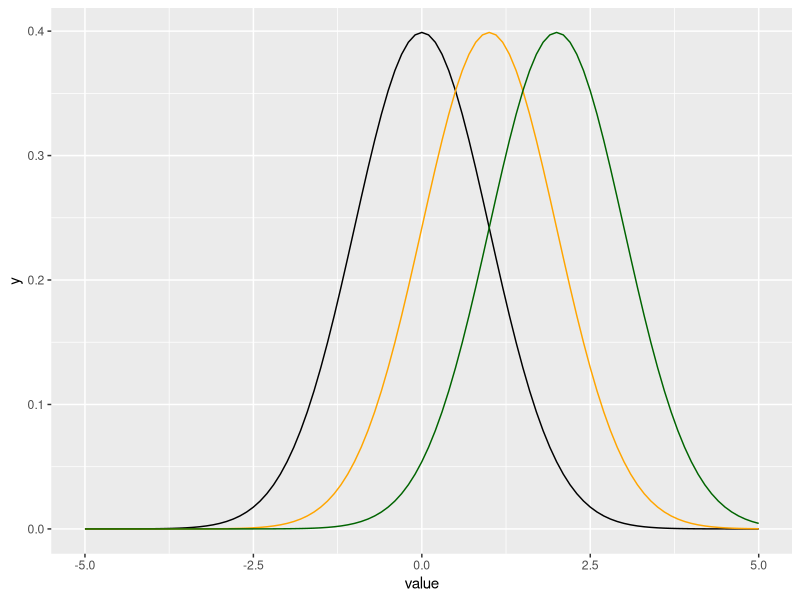
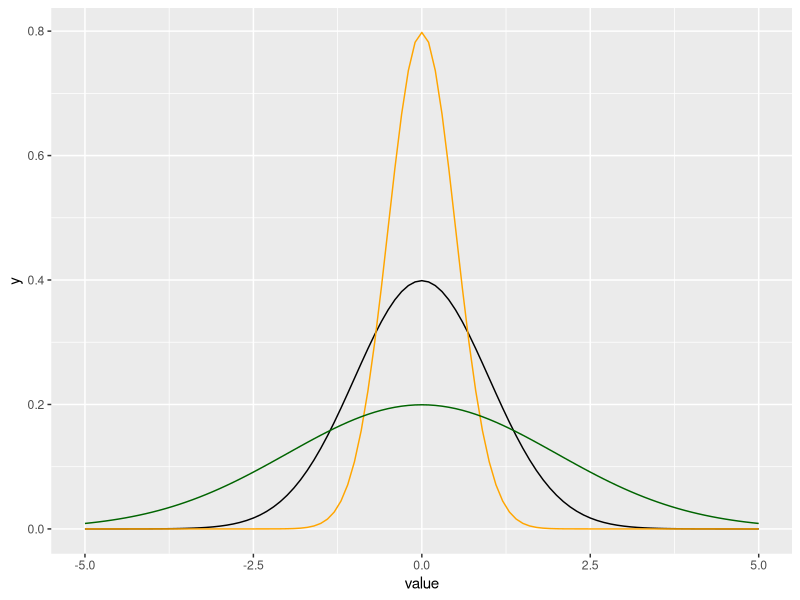
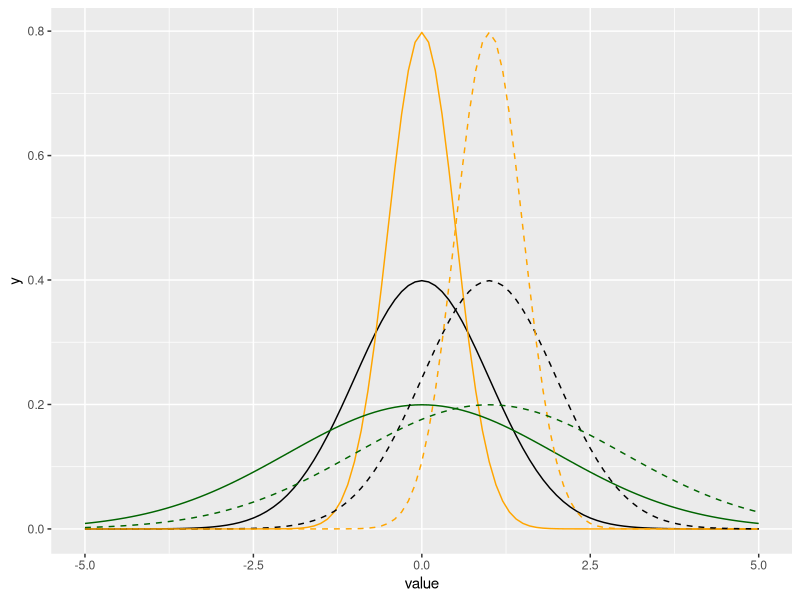

The R source for these figures, in order:
## ---- chunk 1
knitr::opts_chunk$set(echo = TRUE)
library(tidyverse)
## ---- chunk 2

theoretical.0.1<-data.frame(value=c(-5,5))
                            
g<- ggplot(theoretical.0.1, aes(x=value)) +
        stat_function(fun = dnorm,args = list(mean =0, sd = 1))+
        stat_function(fun = dnorm, colour = "orange",args = list(mean =1, sd = 1))+
        stat_function(fun = dnorm, colour = "darkgreen",args = list(mean =2, sd = 1))
g

## ---- chunk 3
g<- ggplot(theoretical.0.1, aes(x=value)) +
        stat_function(fun = dnorm,args = list(mean =0, sd = 1))+
        stat_function(fun = dnorm, colour = "orange",args = list(mean =0, sd = .5))+
        stat_function(fun = dnorm, colour = "darkgreen",args = list(mean =0, sd = 2))
g

## ---- chunk 4
g<- g+
        stat_function(fun = dnorm,args = list(mean =1, sd = 1),linetype="dashed")+
        stat_function(fun = dnorm, colour = "orange",args = list(mean =1, sd = .5),
                      linetype="dashed")+
        stat_function(fun = dnorm, colour = "darkgreen",args = list(mean =1, sd = 2),
                      linetype="dashed")
g

